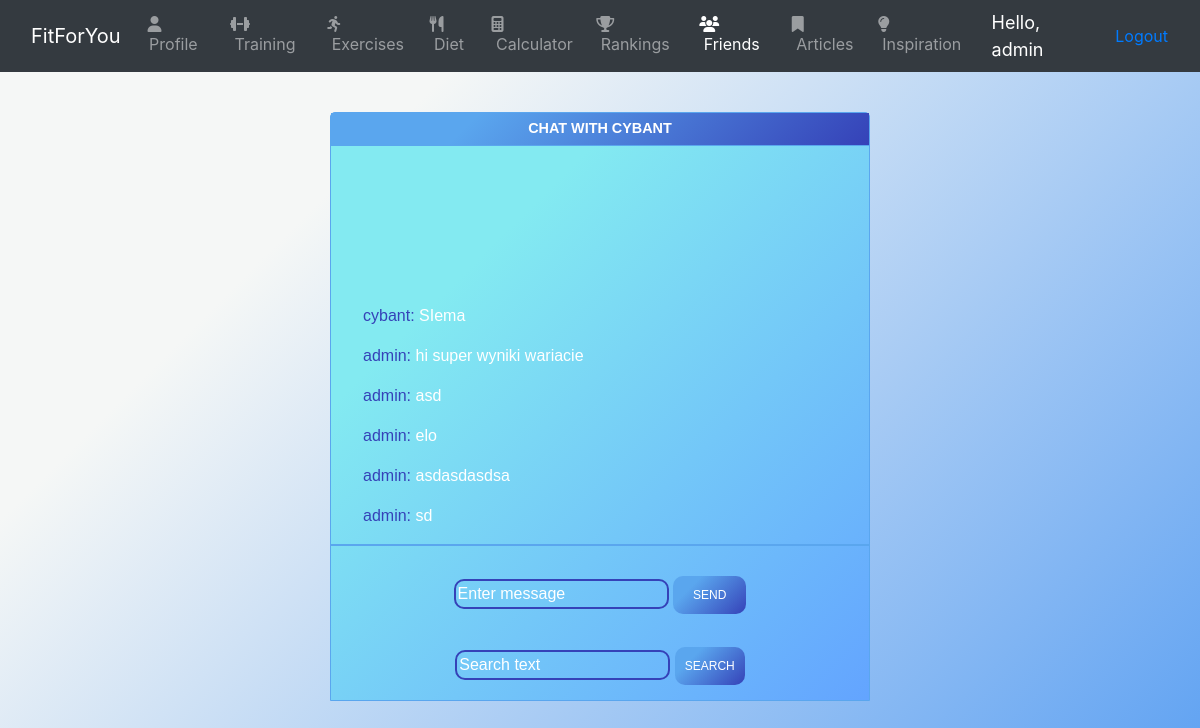
/makeMessages/3 (signed in), run on the app's committed database.
### Workout/models.py (models this page shows, shortened)
class Customer(models.Model):
    user = models.OneToOneField(User, on_delete=models.CASCADE, blank=True, null=True)
    username = models.CharField(max_length=50, null=True)
    name = models.CharField(max_length=50, null=True)
    surname = models.CharField(max_length=50, null=True)
    email = models.CharField(max_length=50, null=True)
    number = models.IntegerField(validators=[MinValueValidator(100000000), MaxValueValidator(999999999)],null=True)
    date_created = models.DateTimeField(auto_now_add=True, null=True)
    weight = models.IntegerField(validators=[MinValueValidator(10), MaxValueValidator(500)], null=True)
    height = models.IntegerField(validators=[MinValueValidator(100), MaxValueValidator(400)],null=True)
    image = models.ImageField(default = "profile.png" , blank=True, null=True);
    def __str__(self):
        return self.username

class Dialogues(models.Model):
    date = models.DateTimeField(auto_now_add=True, null=True)
    sender =  models.ForeignKey(Customer, null=True, on_delete=models.SET_NULL , related_name="senderText")
    receiver =  models.ForeignKey(Customer, null=True, on_delete=models.SET_NULL , related_name="receiverText")
    text = models.CharField(max_length=200, null=True)

### Workout/views.py (the view)
# urls.py: path('makeMessages/<str:pk>',views.makeMessages, name='makeMessages'),
@login_required(login_url='main')
def makeMessages(request , pk):
    customers = Customer.objects.all()
    friend = Customer.objects.get(id=pk)
    loggedUsername = request.user.username
    thisUser = customers.filter(username=loggedUsername)
    dialogues = Dialogues.objects.all()
    listOfText = []
    myFilter = TextFilter()
    if 'newTextSend' in request.POST:
        newText = request.POST['newText']
        dialogue = Dialogues.create(thisUser[0] , friend ,newText)
        dialogue.save()
        return redirect("makeMessages" , friend.id)
    for cybant in dialogues:
        if (cybant.sender == thisUser[0] and cybant.receiver == friend) or(cybant.sender == friend and cybant.receiver == thisUser[0]):
            listOfText.append(cybant.id)
    myText = Dialogues.objects.filter(id__in=listOfText)
    if 'searchText' in request.POST:
        myFilter = TextFilter(request.POST, queryset=myText)
        myText = myFilter.qs
    myText = myText.order_by('-id')
    context ={'myText':myText.order_by('-id') , 'myFilter':myFilter,'friend': friend }
    return render(request, 'Workout/makeMessages.html', context)

### Workout/templates/Workout/makeMessages.html (shortened to what this page needs)
<link rel="stylesheet" href="https://stackpath.bootstrapcdn.com/bootstrap/4.4.1/css/bootstrap.min.css"
>
<link rel="stylesheet" href="https://cdnjs.cloudflare.com/ajax/libs/font-awesome/4.7.0/css/font-awesome.min.css">
<nav class="navbar navbar-expand-lg navbar-dark bg-dark">
    <div class="container mx-auto">
        <a class="navbar-brand" href="{% url 'main' %}">FitForYou</a>
        <div class="collapse navbar-collapse" id="navbarSupportedContent">
            <div class="navbar-nav">
                <a class="nav-item nav-link" href="{% url 'profile' %}"><i class="fa fa-fw fa-user"></i>&nbsp;Profile
                    <a class="nav-item nav-link" href="{% url 'training' %}"><i
                            class="fas fa-dumbbell"></i>&nbsp;Training</a>
                    <a class="nav-item nav-link" href="{% url 'exercises'%}"><i
                            class="fas fa-running"></i>&nbsp;Exercises</a>
                    <a class="nav-item nav-link" href="{% url 'diet' %}"><i class="fas fa-utensils"></i>&nbsp;Diet</a>
                    <span class="sr-only">(current)</span></a>
                <a class="nav-item nav-link" href="{% url 'calculator'%}"><i
                        class="fas fa-calculator"></i>&nbsp;Calculator</a>
                <a class="nav-item nav-link" href="{% url 'rankings'%}"><i class="fas fa-trophy"></i>&nbsp;Rankings</a>
                <a class="nav-item nav-link active" href="{% url 'friends'%}"><i
                        class="fas fa-users"></i>&nbsp;Friends</a>
                        <a class="nav-item nav-link" href="{% url 'articles'%}"><i class="fas fa-bookmark"></i>&nbsp;Articles</a>
                        <a class="nav-item nav-link" href="{% url 'inspiration'%}"><i class="fas fa-lightbulb"></i>&nbsp;Inspiration</a>
            </div>
        </div>
    </div>
    <span class="hello-msg">Hello, {{request.user}}</span>
    <span><a class="nav-item nav-link" href="{% url 'logout' %}"">Logout</a></span>
</nav>
<div class=" container text-center" style="margin-top: 15px;">
            <div class="row ">
                <div class="col-6 mx-auto">
                    <div class="invite_friends">
                        <div class="invite_friends_header text-center">
                            CHAT WITH {{friend}}
                        </div>
                        <div class="">
                                <div id="append">
                                    {% for i in myText%}
                                   <p><span class="sender">{{i.sender}}:</span>&nbsp;{{i.text}}</p>
                                    {% endfor %}
                                </div>
                                <div class="send">
                                    <form method="POST">
                                        <label>
                                            <input type="text" name="newText" class="new_text" placeholder="Enter message">
                                        </label>
                                        <input type="submit" value="send" name="newTextSend" class="mybtn mybtn-wider">
                                </div>
                                <div style="margin-top: 15px; margin-bottom: 15px;">
                                    <form method="POST">
                                        {{myFilter.form}}
                                        <button class="btn btn-primary mybtn"  type="submit" name="searchText">SEARCH</button>
                                    </div>
                        </div>
                    </div>
                </div>
            </div>

### Workout/templates/Workout/makeMessages.html (style rules this page uses)
.hello-msg { font-size: 18px; color: white; margin-right: 20px; }
.mybtn { color: white; background-color: #3542b8; background-image: linear-gradient(315deg, #3542b8 0%, #5aa6ee 74%); border: none; padding: 10px; border-radius: 10px; transition: all .2s ease-in-out; font-family: 'Sunflower', sans-serif; text-transform: uppercase; font-size: 12px; }
.send { margin: 30px auto; }
.invite_friends { margin: 25px 0; border: 1px solid #5aa6ee; border-radius: 5px 5px 0 0; font-family: sans-serif; background-color: #63a4ff; background-image: linear-gradient(315deg, #63a4ff 0%, #83eaf1 74%); color: white; }
.invite_friends_header { border-bottom: 1px solid #5aa6ee; padding: 5px; background-color: #3542b8; background-image: linear-gradient(315deg, #3542b8 0%, #5aa6ee 74%); color: white; text-transform: uppercase; font-size: 0.9em; font-weight: bold; }
#append { display: flex; flex-direction: column-reverse; height: 400px; overflow: hidden; text-align: left; overflow-y: scroll; padding-left: 2rem; border-bottom:2px solid #5aa6ee; }
#append p { overflow-wrap: break-word; }
.sender { color: #3542b8; }
.new_text { border-radius: 10px; border:2px solid #3542b8; background: transparent; word-wrap: break-word; height: auto; outline: none; caret-color: white; color: white; }
.new_text::placeholder { color: white; transition: color 0.4s ease; }
#id_text { border-radius: 10px; border: 2px solid #3542b8; background: transparent; outline: none; caret-color: white; color: white; }
#id_text::placeholder { color: white; transition: color 0.4s ease; }
.mybtn-wider { padding: 10px 20px 10px 20px; }

### data on the page
Customer: username "CYBANT"
Dialogues: sender "admin", text "sd"
Dialogues: sender "admin", text "asdasdasdsa"
Dialogues: sender "admin", text "elo"
Dialogues: sender "admin", text "asd"
Dialogues: sender "admin", text "hi super wyniki wariacie"
Dialogues: sender "cybant", text "SIema"

### other printed values
{{ request.user }} "admin"
